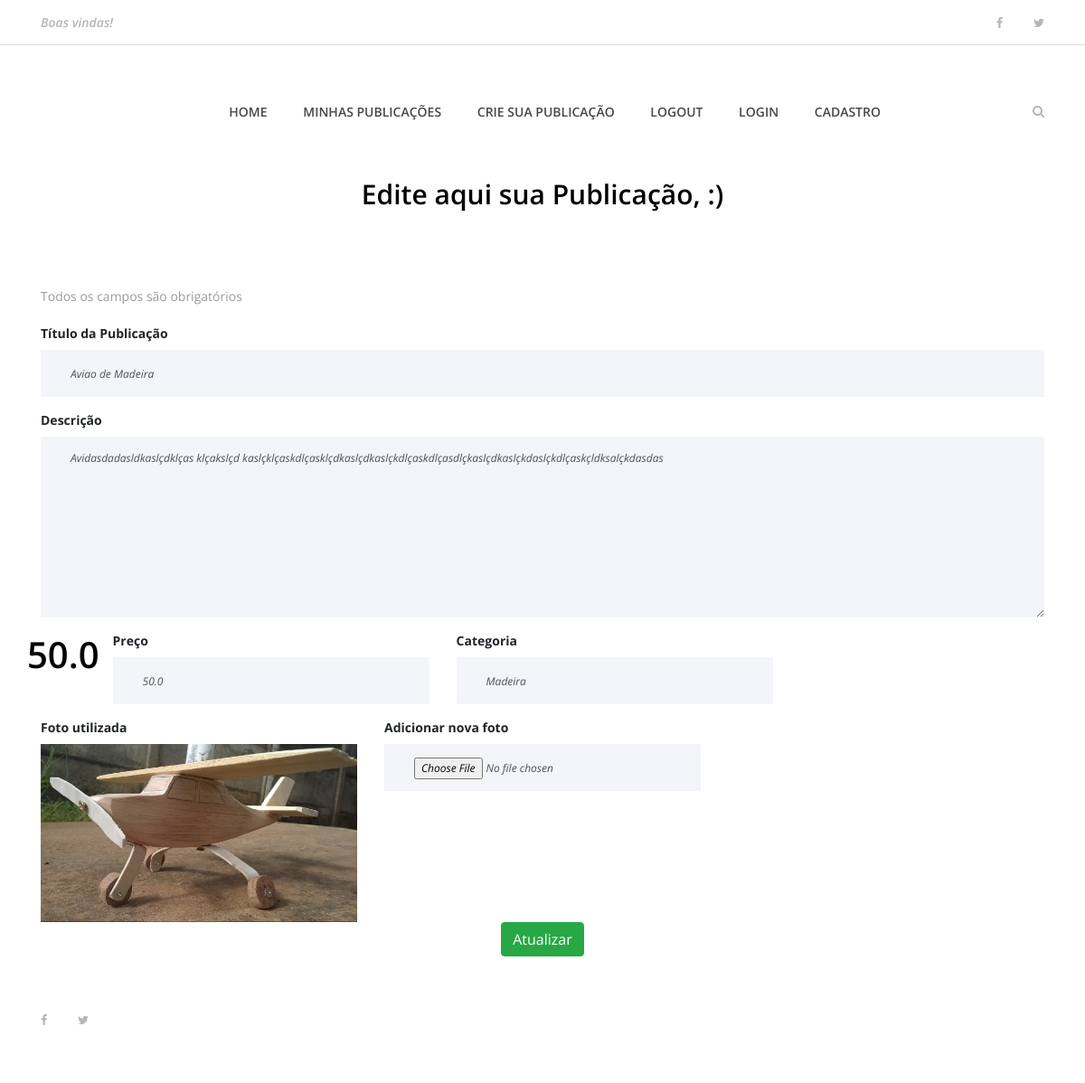
The app's page /usuarios/edita/1 with its own data.
### publicacao/models.py (models this page shows, shortened)
class Publicacao(models.Model):
    usuario = models.ForeignKey(Usuario, on_delete=models.CASCADE)
    nome_publicacao = models.CharField(max_length=200)
    descricao = models.TextField()
    categoria = models.CharField(max_length=100)
    preco = models.FloatField()
    data_publicacao = models.DateField(default=datetime.now, blank=True)
    publicada = models.BooleanField(default=False)
    foto_publicacao = models.ImageField(upload_to='fotos/%d/%m/%Y', blank = True)

### user/views.py (the view)
# urls.py: path('edita/<int:publicacao_id>', views.edita_publicacao, name='edita_publicacao'),
def edita_publicacao(request, publicacao_id):
    publicacao = get_object_or_404(Publicacao, pk=publicacao_id)
    publicacao_a_editar = {'publicacao':publicacao}
    return render(request, 'usuarios/edita_publicacao.html' ,publicacao_a_editar)

### templates/usuarios/edita_publicacao.html (shortened to what this page needs)
{% extends 'base.html' %}
{% load static %}
{% block content %}
{% include 'partials/_menu.html' %}
<div class="contact-area section-padding">
    <div class="container">
        <div class="row">
            <div class="col-12">
                <div class="section-heading">
                    <h3>Edite aqui sua Publicação, {{ user.username }} :)</h3>
                </div>
            </div>
        </div>
        <div class="row">
            <div class="col-12">
            <p>Todos os campos são obrigatórios</p>
                <div class="contact-form-area">
                    <form action="{% url 'atualiza_publicacao' %}" method="post" enctype="multipart/form-data">
                        <div class="row">
                            <div class="col-12 col-lg-12">
                                <label for="nome_publicacao"><b>Título da Publicação</b></label>
                                <input type="text" id="nome_publicacao" class="form-control" name="nome_publicacao" placeholder="Ex. Suco de limão" value="{{publicacao.nome_publicacao}}" required>
                            </div>
                            <div class="col-12">
                                <label for="file"><b>Descrição</b></label>
                                <textarea class="form-control" name="descricao" cols="30" rows="10" placeholder="Ex. 2 Limões &#10;200ml de água" required>{{publicacao.descricao}}</textarea>
                            </div>
                            <h1>{{publicacao.preco}}</h1>
                            <div class="col-12 col-lg-4">
                                <label for="file"><b>Preço</b></label>
                                <input type="number" class="form-control" name="preco" value="{{publicacao.preco}}" required>
                            </div>
                            <div class="col-12 col-lg-4">
                                <label for="file"><b>Categoria</b></label>
                                <input type="text" class="form-control" name="categoria" placeholder="Ex. Sucos e bebidas" value="{{publicacao.categoria}}"required>
                            </div>
                            <div class="col-12 col-lg-4">
                                <label for="file"><b>Foto utilizada</b></label>
                                <img src="{{ publicacao.foto_publicacao.url }}" alt="">
                            </div>
                            <div class="col-12 col-lg-4">
                                <label for="file"><b>Adicionar nova foto</b></label>
                                <input type="file" class="form-control" name="foto_publicacao">
                            </div>
                            <div class="col-12 text-center">
                                <button class="btn btn-success" type="submit">Atualizar</button>
                            </div>
                        </div>
                    </form>
                </div>
            </div>
        </div>
    </div>
</div>
{% include 'partials/_footer.html' %}
{% endblock %}

### TocDoArtesao/static/site.css (style rules this page uses)
* { margin: 0; padding: 0; }
body { font-family: "Open Sans", sans-serif; font-size: 14px; }
h1, h2, h3, h4, h5, h6 { color: #000000; line-height: 1.3; font-weight: 600; }
p { color: #9b9b9b; font-size: 14px; line-height: 2; font-weight: 400; }
img { height: auto; max-width: 100%; }
.section-heading { position: relative; z-index: 1; margin-bottom: 80px; text-align: center; }
.section-heading h3 { font-size: 30px; margin-bottom: 0; }
.contact-form-area .form-control { height: 52px; width: 100%; background-color: #f3f5f8; font-size: 12px; font-style: italic; margin-bottom: 15px; border: none; border-left: 3px solid #f3f5f8; border-radius: 0; padding: 15px 30px; -webkit-transition-duration: 500ms; transition-duration: 500ms; }
.contact-form-area textarea.form-control { height: 200px; -webkit-transition-duration: 500ms; transition-duration: 500ms; }

### records on screen
Publicacao: nome_publicacao "Aviao de Madeira", descricao "Avidasdadasldkaslçdklças klçakslçd kaslçklçaskdlçasklçdkaslçdkaslçkdlçaskdlçasdlçkaslçdkaslçkdaslçkdlçaskçldksalçkdasdas", preco "50.0", categoria "Madeira", foto_publicacao (placeholder picture)
